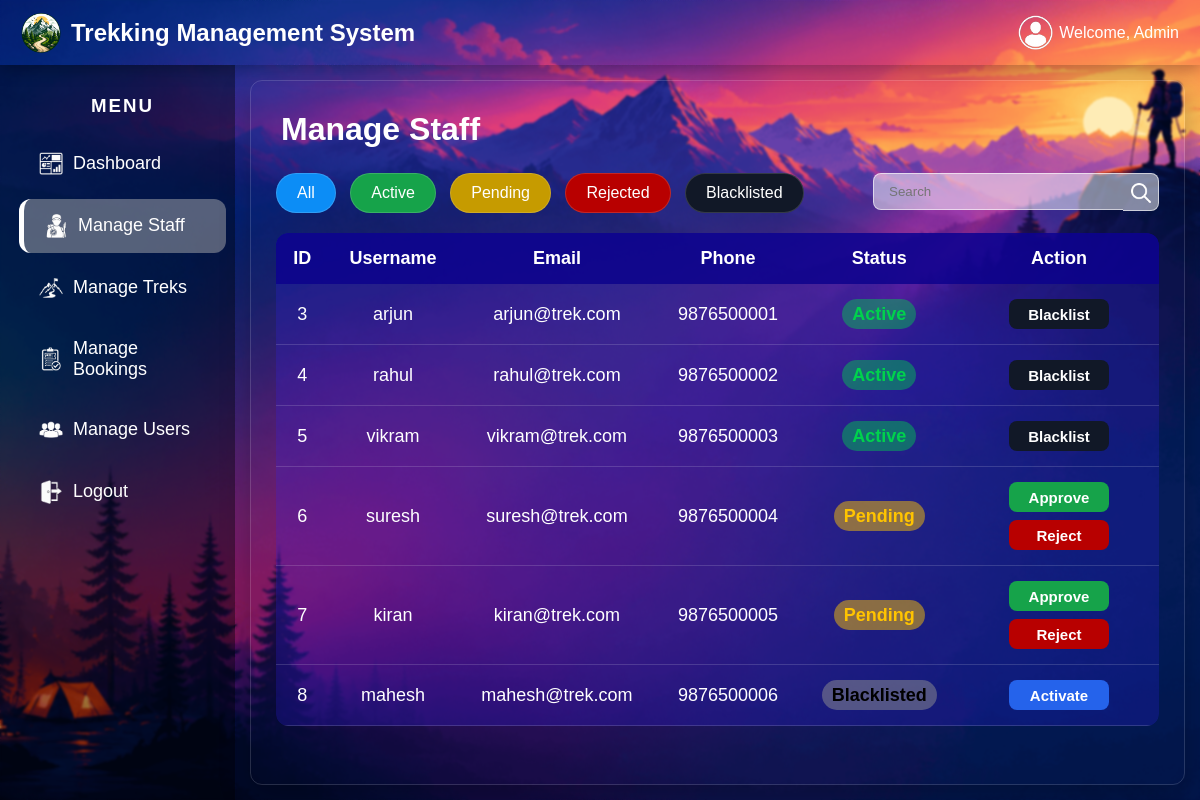
Screenshot of /manage_staff (signed in) with the database file from the repository.
### tables this page shows
CREATE TABLE users (
            id INTEGER PRIMARY KEY AUTOINCREMENT,
            role TEXT NOT NULL,
            fullname TEXT NOT NULL,
            address TEXT NOT NULL,
            gender TEXT NOT NULL,
            email TEXT NOT NULL UNIQUE,
            phone TEXT NOT NULL,
            username TEXT NOT NULL UNIQUE,
            password TEXT NOT NULL,
            status TEXT DEFAULT 'active'
        );

### app.py (the view, shortened to what this page needs)
@app.route("/manage_staff", methods=["GET", "POST"])        #MANAGE STAFF ROUTE
def manage_staff():
    if "admin" not in session:
        return redirect("/")
    search = request.args.get('search','').strip()
    conn = sqlite3.connect("trek.db")
    cursor = conn.cursor()
    if search:
        cursor.execute("""
            SELECT * FROM users WHERE role='Staff'
            AND(id LIKE ?
                OR fullname LIKE ?
                OR email LIKE ?
                OR phone LIKE ?
                OR username LIKE ? )""",
            (f"%{search}%",f"%{search}%",f"%{search}%",f"%{search}%",f"%{search}%")
        )
    else:
        cursor.execute(
            "SELECT * FROM users WHERE role = 'Staff'"
        )
    staff = cursor.fetchall()
    conn.close()
    return render_template("manage_staff.html", staff = staff, page = 'staff', search=search)

### templates/manage_staff.html (shortened to what this page needs)
{% extends "base_admin.html" %}
{% block content %}
    <div class="glass-card">
        <h1>Manage Staff</h1>
        <div class="top-bar">
            <div class="status_button">
                <a href="/manage_staff" class="blue">All</a>
                <a href="/manage_staff/active" class="green">Active</a>
                <a href="/manage_staff/pending" class="yellow">Pending</a>
                <a href="/manage_staff/rejected" class="red">Rejected</a>
                <a href="/manage_staff/blacklisted" class="black">Blacklisted</a>
            </div>
            <div>
                <form method="GET" class="search-form">
                    <input type="text" name="search" placeholder="Search" value="{{request.args.get('search','')}}">
                    <button type="submit"><img src="/static/images/search icon.png" alt="search icon"></button>
                </form>
            </div>
        </div>
        <div class="table-wrapper">
            <table class="mngestaff_table">
                <tr>
                    <th>ID</th>
                    <th>Username</th>
                    <th>Email</th>
                    <th>Phone</th>
                    <th>Status</th>
                    <th>Action</th>
                </tr>
                {% for user in staff %}
                <tr>
                    <td>{{ user[0] }}</td>
                    <td>{{ user[7] }}</td>
                    <td>{{ user[5] }}</td>
                    <td>{{ user[6] }}</td>
                    <td>
                        {% if user[9] == "pending"%}
                        <span class="status pending">Pending</span>
                        {% elif user[9] == "active"%}
                        <span class="status active">Active</span>
                        {% elif user[9] == "blacklisted"%}
                        <span class="status blacklisted">Blacklisted</span>
                        {% elif user[9] == "rejected"%}
                        <span class="status rejected">Rejected</span>
                        {% endif %}
                    </td>
                    <td>
                        <form method="POST">
                            <div class="action-buttons">
                                {% if user[9] == 'pending' %}
                                <button class="approve" type="submit" name="action" value="active">Approve</button>
                                <button class="reject" type="submit" name="action" value="rejected">Reject</button>
                                {% elif user[9] == 'active' %}
                                <button class="blacklist" type='submit' name="action" value="blacklisted">Blacklist</button>
                                {% elif user[9] == 'blacklisted' %}
                                <button class="activate" type='submit' name="action" value="active">Activate</button>
                                {% elif user[9] == 'rejected' %}
                                <button class="approve" type='submit' name="action" value="active">Approve</button>
                                {% endif %}
                            </div>
                        </form>
                    </td>
                </tr>
                {% endfor %}
            </table>
        </div>
    </div>
{% endblock %}

### static/css/admin_dash_style.css (style rules this page uses)
* { box-sizing: border-box ; font-family: Arial, Helvetica, sans-serif; }
body { margin:0; padding:0; background-image:url("/static/images/background1.png"); background-size:cover; background-position:center; background-repeat:no-repeat; background-attachment:fixed; }
.content h1 { margin: 5px; color: white; }
.glass-card { height: calc(100vh - 95px); width: 100%; display: flex; flex-direction: column; background: transparent; border-radius:12px; padding:25px; border:1px solid rgba(255,255,255,.15); box-shadow:0 10px 30px rgba(0,0,0,.25); overflow-y: auto; }
.top-bar { display: flex; justify-content: space-between; margin:20px 0; }
.status_button a { display:inline-block; padding:10px 20px; margin-right:10px; border-radius:20px; text-decoration:none; color:white; backdrop-filter:blur(10px); border:1px solid rgba(255,255,255,.15); }
.blue { background:#0c8df6; }
.green { background:#16a34a; }
.yellow { background:#c69b00; }
.red { background:#b80000; }
.black { background:#111827; }
.search-form { display: flex; justify-content: flex-end; align-items: center; }
.search-form input { width: 250px; padding: 10px 15px; background-color: rgba(255, 255, 255, 0.5); border: 1px solid rgba(255, 255, 255, 0.6); border-right: 0px; border-radius: 8px; border-top-right-radius: 0; border-bottom-right-radius: 0; }
.search-form button { padding: 5px 5px 0px; width: 36px; height: 37.5px; border: 1px solid rgba(255, 255, 255, 0.6); border-left: 0px; border-top-left-radius: 0; border-bottom-left-radius: 0; background-color: rgba(255, 255, 255, 0.5); color: white; cursor: pointer; }
.search-form img { height: 20px; width: 20px; }
.table-wrapper { height: auto; overflow-y: auto; border-radius:12px; }
.content table { width:100%; margin-top:0px; border-collapse:collapse; overflow:hidden; border-radius:12px; background:rgba(49, 35, 247, 0.225); color:white; font-size: 18px; }
.content th { padding:15px; background:rgba(11, 2, 141, 0.826); font-size:18px; text-align:center; }
.content td { padding:15px; text-align:center; border-bottom:1px solid rgba(255,255,255,.15); }
.status { padding:5px 10px; font-size: 18px; border-radius:30px; font-weight: bolder; }
.pending { color:#ffc400; background: #ffc4007a; }
.active { color:#00d24d; background: #00d24d6f; }
.blacklisted { color:black; background: #91919181; }
button { width: 100px; height: 30px; border:none; border-radius:8px; color:white; font-size:15px; font-weight:bold; cursor:pointer; }
.approve { background:#16a34a; }
.reject { background:#b80000; }
.blacklist { background:#111827; }
.activate { background:#2563eb; }
.mngestaff_table th:last-child, .mngestaff_table td:last-child { width:200px; }
.action-buttons { display: flex; justify-content: center; align-items: center; gap: 8px; flex-wrap:wrap; }

### rows the page displays
users: id "3", username "arjun", email "arjun@trek.com", phone "9876500001", status "Active"
users: id "4", username "rahul", email "rahul@trek.com", phone "9876500002", status "Active"
users: id "5", username "vikram", email "vikram@trek.com", phone "9876500003", status "Active"
users: id "6", username "suresh", email "suresh@trek.com", phone "9876500004", status "Pending"
users: id "7", username "kiran", email "kiran@trek.com", phone "9876500005", status "Pending"
users: id "8", username "mahesh", email "mahesh@trek.com", phone "9876500006", status "Blacklisted"
